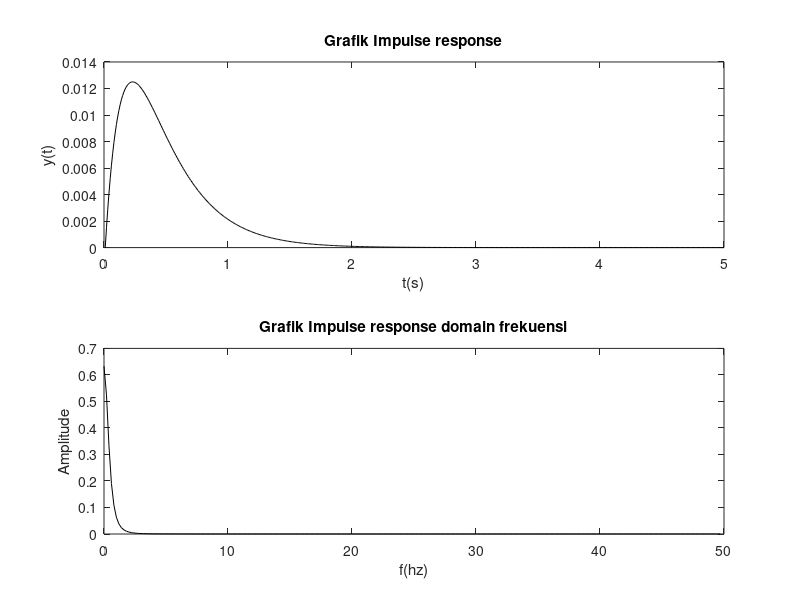

Here is the MATLAB script that generated this plot:
clc
clear
load('unknown_impulse_response.mat')
ir=i_r;
x=1:500;
N=length(ir);
fs=100;
t=(1:N-1)/fs;
f = 0:fs/N:(fs/2)-fs/N;
y=ir(x);
y1=abs(fft(y));
mag=y1.^2;
figure(1)
subplot(2,1,1)
plot(t,y,'k')
title('Grafik Impulse response')
xlabel('t(s)')
ylabel('y(t)')
subplot(2,1,2)
plot(f,mag(1:N/2),'k')
title('Grafik Impulse response domain frekuensi')
xlabel('f(hz)')
ylabel('Amplitude')
